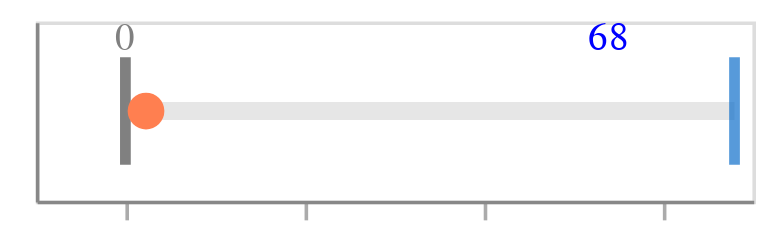

Notebook source saved alongside this figure:
### Code cell
# RMSE for CONFLICTS SPLINE
dot_range(2.3,0,68)

### Figure 1 — Vega-Lite specification as saved in the notebook (floating-point values rounded to 4 significant figures)
{"config": {"view": {"continuousWidth": 400, "continuousHeight": 300}}, "layer": [{"mark": {"type": "tick", "color": "gray", "opacity": 1, "size": 30, "thickness": 3}, "encoding": {"x": {"type": "quantitative", "axis": {"grid": false, "labels": false, "tickOpacity": 0.7, "title": "accuracy", "titleAlign": "center", "titleAnchor": "middle", "titleFontSize": 16}, "field": "random guessing", "scale": {}}, "y": {"type": "nominal", "axis": {"labels": false, "tickOpacity": 0, "title": null}, "field": "metric"}}, "height": 50, "width": 200}, {"mark": {"type": "text", "align": "center", "baseline": "middle", "color": "blue", "dx": 135, "dy": -20}, "encoding": {"text": {"type": "quantitative", "field": "perfect accuracy"}, "x": {"type": "quantitative", "axis": {"grid": false, "labels": false, "tickOpacity": 0.7, "title": "accuracy", "titleAlign": "center", "titleAnchor": "middle", "titleFontSize": 16}, "field": "random guessing", "scale": {}}, "y": {"type": "nominal", "axis": {"labels": false, "tickOpacity": 0, "title": null}, "field": "metric"}}, "height": 50, "width": 200}, {"mark": {"type": "rule", "color": "gray", "opacity": 0.2, "size": 5}, "encoding": {"x": {"type": "quantitative", "field": "random guessing"}, "x2": {"field": "perfect accuracy"}, "y": {"type": "nominal", "field": "metric"}}}, {"mark": {"type": "circle", "color": "#FF7F50", "opacity": 1, "size": 105}, "encoding": {"x": {"type": "quantitative", "field": "result"}, "y": {"type": "nominal", "field": "metric"}}, "height": 50, "width": 200}, {"mark": {"type": "tick", "color": "#1070CA", "size": 30, "thickness": 3}, "encoding": {"x": {"type": "quantitative", "axis": {"grid": false, "title": null}, "field": "perfect accuracy", "scale": {"domain": [-0.1, 68.1]}}, "y": {"type": "nominal", "field": "metric"}}}, {"mark": {"type": "text", "align": "center", "baseline": "middle", "color": "grey", "dy": -20}, "encoding": {"text": {"type": "quantitative", "field": "random guessing"}, "x": {"type": "quantitative", "axis": {"grid": false, "labels": false, "tickOpacity": 0.7, "title": "accuracy", "titleAlign": "center", "titleAnchor": "middle", "titleFontSize": 16}, "field": "random guessing", "scale": {}}, "y": {"type": "nominal", "axis": {"labels": false, "tickOpacity": 0, "title": null}, "field": "metric"}}, "height": 50, "width": 200}], "data": {"name": "data-9df670a7df513be04ae757fc78e10877"}, "$schema": "https://vega.github.io/schema/vega-lite/v4.8.1.json", "datasets": {"data-9df670a7df513be04ae757fc78e10877": [{"metric": "accuracy", "result": 2.3, "perfect accuracy": 68, "random guessing": 0}]}}
